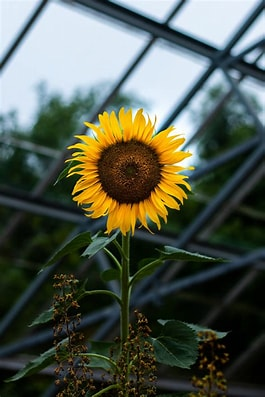
#> input picture sunflower.jpg, 265 x 397 px
$ python masking.py
#> lines starting #> are read from the running program, lines starting #| are printed output that depends on the picture; after the words box and inside, x2 and y2 are one past the last pixel; in counts of white or black regions, pixels touching at a corner belong together
import cv2 as cv
import numpy as np
img = cv.imread('sunflower.jpg')
#> img is the input picture: shape (397, 265, 3); mean B, G, R 78.3, 90.3, 83.3
cv.imshow('sunflower',img)

blank = np.zeros(img.shape[:2],dtype = 'uint8')
cv.imshow('blank image',blank)

mask = cv.circle(blank.copy(),(img.shape[1]//2,img.shape[0]//2),100,255,-1)
cv.imshow('mask',mask)
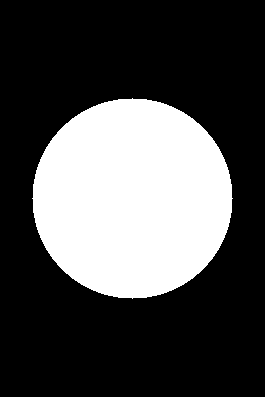
#> window 'mask': shape (397, 265); 29.9% white; 1 white region, box (x1, y1, x2, y2) and area: (32, 98, 233, 299) 31417

mask1 = cv.rectangle(blank.copy(),(40,40),(250,250),255,-1)
cv.imshow('mask1',mask1)
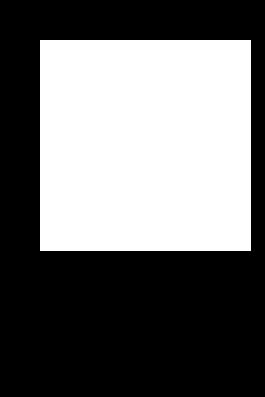
#> window 'mask1': shape (397, 265); 42.3% white; 1 white region, box (x1, y1, x2, y2) and area: (40, 40, 251, 251) 44521

masked = cv.bitwise_and(img,img,mask = mask)
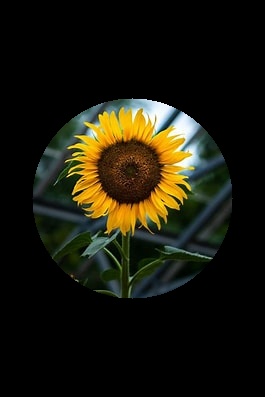
#> masked: shape (397, 265, 3); mean B, G, R 12.6, 24.4, 26.1
cv.imshow('masked image',masked)

masked1 = cv.bitwise_and(img,img,mask = mask1)
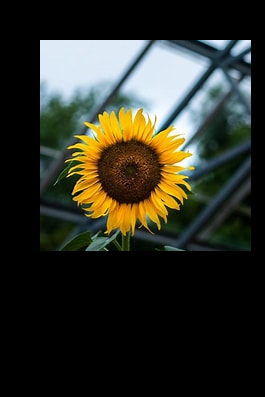
#> masked1: shape (397, 265, 3); mean B, G, R 38.7, 48.5, 47.3
cv.imshow('masked image1',masked1)
cv.waitKey(0)

#try it without using blank.copy()
